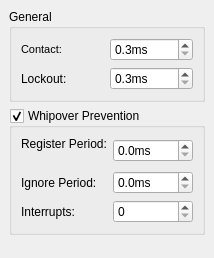
<ui version="4.0" >
 <author></author>
 <comment></comment>
 <exportmacro></exportmacro>
 <class>SaberTimingBox</class>
 <widget class="QWidget" name="SaberTimingBox" >
  <property name="geometry" >
   <rect>
    <x>0</x>
    <y>0</y>
    <width>188</width>
    <height>258</height>
   </rect>
  </property>
  <property name="windowTitle" >
   <string>SaberTimingBox</string>
  </property>
  <layout class="QVBoxLayout" >
   <property name="margin" >
    <number>9</number>
   </property>
   <property name="spacing" >
    <number>6</number>
   </property>
   <item>
    <widget class="QGroupBox" name="generalGroup" >
     <property name="toolTip" >
      <string>General Timing Data</string>
     </property>
     <property name="whatsThis" >
      <string>The basic timings that are required for all foil settings.</string>
     </property>
     <property name="title" >
      <string>General</string>
     </property>
     <layout class="QGridLayout" >
      <property name="margin" >
       <number>9</number>
      </property>
      <property name="spacing" >
       <number>6</number>
      </property>
      <item row="0" column="1" >
       <widget class="QDoubleSpinBox" name="debounceTime" >
        <property name="toolTip" >
         <string>Contact time neccesary to land a touch</string>
        </property>
        <property name="whatsThis" >
         <string>How long the tip must remain depressed in order to register a touch</string>
        </property>
        <property name="suffix" >
         <string>ms</string>
        </property>
        <property name="decimals" >
         <number>1</number>
        </property>
        <property name="maximum" >
         <double>1000</double>
        </property>
        <property name="minimum" >
         <double>0.3</double>
        </property>
        <property name="singleStep" >
         <double>0.3</double>
        </property>
       </widget>
      </item>
      <item row="1" column="1" >
       <widget class="QDoubleSpinBox" name="lockoutTime" >
        <property name="toolTip" >
         <string>Time to lockout opponent</string>
        </property>
        <property name="whatsThis" >
         <string>How much time to wait before locking the box after the first touch is landed</string>
        </property>
        <property name="suffix" >
         <string>ms</string>
        </property>
        <property name="decimals" >
         <number>1</number>
        </property>
        <property name="maximum" >
         <double>1000</double>
        </property>
        <property name="minimum" >
         <double>0.3</double>
        </property>
        <property name="singleStep" >
         <double>0.3</double>
        </property>
       </widget>
      </item>
      <item row="0" column="0" >
       <widget class="QLabel" name="debounceLabel" >
        <property name="focusPolicy" >
         <enum>Qt::NoFocus</enum>
        </property>
        <property name="text" >
         <string>&lt;html>&lt;head>&lt;meta name="qrichtext" content="1" />&lt;/head>&lt;body style=" white-space: pre-wrap; font-family:MS Shell Dlg; font-size:8.25pt; font-weight:400; font-style:normal; text-decoration:none;">&lt;p style=" margin-top:0px; margin-bottom:0px; margin-left:0px; margin-right:0px; -qt-block-indent:0; text-indent:0px;">Contact&lt;span style=" font-size:8pt;">:&lt;/span>&lt;/p>&lt;/body>&lt;/html></string>
        </property>
        <property name="buddy" >
         <cstring>debounceTime</cstring>
        </property>
       </widget>
      </item>
      <item row="1" column="0" >
       <widget class="QLabel" name="lockoutLabel" >
        <property name="focusPolicy" >
         <enum>Qt::NoFocus</enum>
        </property>
        <property name="text" >
         <string>Lockout:</string>
        </property>
        <property name="buddy" >
         <cstring>lockoutTime</cstring>
        </property>
       </widget>
      </item>
     </layout>
    </widget>
   </item>
   <item>
    <widget class="QGroupBox" name="whipover" >
     <property name="title" >
      <string>Whipover Prevention</string>
     </property>
     <property name="checkable" >
      <bool>true</bool>
     </property>
     <layout class="QGridLayout" >
      <property name="margin" >
       <number>9</number>
      </property>
      <property name="spacing" >
       <number>6</number>
      </property>
      <item row="2" column="0" >
       <widget class="QLabel" name="label" >
        <property name="text" >
         <string>Interrupts:</string>
        </property>
       </widget>
      </item>
      <item row="0" column="0" >
       <widget class="QLabel" name="debounceLabel_2" >
        <property name="focusPolicy" >
         <enum>Qt::NoFocus</enum>
        </property>
        <property name="text" >
         <string>Register Period:
</string>
        </property>
        <property name="buddy" >
         <cstring>debounceTime</cstring>
        </property>
       </widget>
      </item>
      <item row="2" column="1" >
       <widget class="QSpinBox" name="interrupts" >
        <property name="toolTip" >
         <string>Balde Contact interruptions till we allow a touch</string>
        </property>
        <property name="whatsThis" >
         <string>When blade contact is interrupted a certain number of times we can assum a whipover is not occurring</string>
        </property>
       </widget>
      </item>
      <item row="1" column="1" >
       <widget class="QDoubleSpinBox" name="ignorePeriod" >
        <property name="toolTip" >
         <string>Time after the register period we ignore touches</string>
        </property>
        <property name="whatsThis" >
         <string>The period of time where we assum a whipover is occuring</string>
        </property>
        <property name="suffix" >
         <string>ms</string>
        </property>
        <property name="decimals" >
         <number>1</number>
        </property>
        <property name="maximum" >
         <double>1000</double>
        </property>
        <property name="minimum" >
         <double>0</double>
        </property>
        <property name="singleStep" >
         <double>0.3</double>
        </property>
        <property name="value" >
         <double>0</double>
        </property>
       </widget>
      </item>
      <item row="0" column="1" >
       <widget class="QDoubleSpinBox" name="registerPeriod" >
        <property name="toolTip" >
         <string>Period after Blade to Bade contact to allow a touch</string>
        </property>
        <property name="whatsThis" >
         <string>After Blade on Blade contact we have a short period of time in order to land a touch before we assume a whipover is occuring</string>
        </property>
        <property name="suffix" >
         <string>ms</string>
        </property>
        <property name="decimals" >
         <number>1</number>
        </property>
        <property name="maximum" >
         <double>1000</double>
        </property>
        <property name="minimum" >
         <double>0</double>
        </property>
        <property name="singleStep" >
         <double>0.3</double>
        </property>
        <property name="value" >
         <double>0</double>
        </property>
       </widget>
      </item>
      <item row="1" column="0" >
       <widget class="QLabel" name="debounceLabel_3" >
        <property name="focusPolicy" >
         <enum>Qt::NoFocus</enum>
        </property>
        <property name="text" >
         <string>Ignore Period:</string>
        </property>
        <property name="buddy" >
         <cstring>debounceTime</cstring>
        </property>
       </widget>
      </item>
     </layout>
    </widget>
   </item>
   <item>
    <spacer>
     <property name="orientation" >
      <enum>Qt::Vertical</enum>
     </property>
     <property name="sizeHint" >
      <size>
       <width>20</width>
       <height>40</height>
      </size>
     </property>
    </spacer>
   </item>
  </layout>
 </widget>
 <pixmapfunction></pixmapfunction>
 <resources/>
 <connections/>
</ui>
